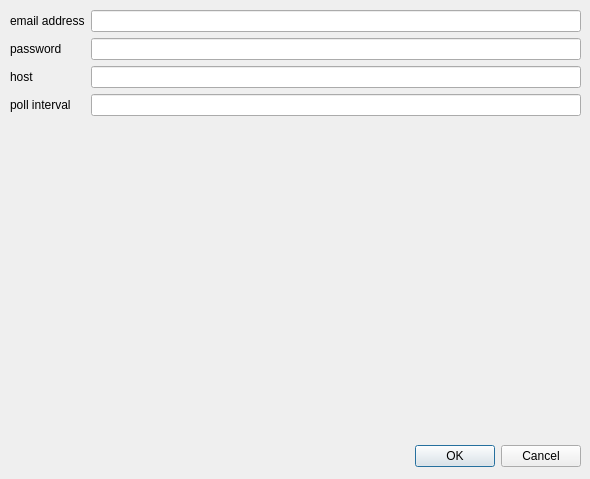
<?xml version="1.0" encoding="UTF-8"?>
<ui version="4.0">
 <class>SettingsDialog</class>
 <widget class="QDialog" name="SettingsDialog">
  <property name="geometry">
   <rect>
    <x>0</x>
    <y>0</y>
    <width>590</width>
    <height>479</height>
   </rect>
  </property>
  <property name="windowTitle">
   <string>Dialog</string>
  </property>
  <widget class="QDialogButtonBox" name="buttonBox">
   <property name="geometry">
    <rect>
     <x>240</x>
     <y>440</y>
     <width>341</width>
     <height>32</height>
    </rect>
   </property>
   <property name="orientation">
    <enum>Qt::Horizontal</enum>
   </property>
   <property name="standardButtons">
    <set>QDialogButtonBox::Cancel|QDialogButtonBox::Ok</set>
   </property>
  </widget>
  <widget class="QWidget" name="formLayoutWidget">
   <property name="geometry">
    <rect>
     <x>10</x>
     <y>10</y>
     <width>571</width>
     <height>411</height>
    </rect>
   </property>
   <layout class="QFormLayout" name="formLayout">
    <item row="0" column="0">
     <widget class="QLabel" name="emailAddressLabel">
      <property name="text">
       <string>email address</string>
      </property>
     </widget>
    </item>
    <item row="0" column="1">
     <widget class="QLineEdit" name="emailAddressInput"/>
    </item>
    <item row="1" column="0">
     <widget class="QLabel" name="passwordLabel">
      <property name="text">
       <string>password</string>
      </property>
     </widget>
    </item>
    <item row="1" column="1">
     <widget class="QLineEdit" name="passwordInput">
      <property name="maxLength">
       <number>512</number>
      </property>
      <property name="echoMode">
       <enum>QLineEdit::Password</enum>
      </property>
     </widget>
    </item>
    <item row="2" column="0">
     <widget class="QLabel" name="hostLabel">
      <property name="text">
       <string>host</string>
      </property>
     </widget>
    </item>
    <item row="2" column="1">
     <widget class="QLineEdit" name="hostInput"/>
    </item>
    <item row="3" column="0">
     <widget class="QLabel" name="pollIntervalLabel">
      <property name="text">
       <string>poll interval</string>
      </property>
     </widget>
    </item>
    <item row="3" column="1">
     <widget class="QLineEdit" name="pollIntervalInput">
      <property name="maxLength">
       <number>30</number>
      </property>
     </widget>
    </item>
   </layout>
  </widget>
 </widget>
 <resources/>
 <connections>
  <connection>
   <sender>buttonBox</sender>
   <signal>accepted()</signal>
   <receiver>SettingsDialog</receiver>
   <slot>accept()</slot>
   <hints>
    <hint type="sourcelabel">
     <x>248</x>
     <y>254</y>
    </hint>
    <hint type="destinationlabel">
     <x>157</x>
     <y>274</y>
    </hint>
   </hints>
  </connection>
  <connection>
   <sender>buttonBox</sender>
   <signal>rejected()</signal>
   <receiver>SettingsDialog</receiver>
   <slot>reject()</slot>
   <hints>
    <hint type="sourcelabel">
     <x>316</x>
     <y>260</y>
    </hint>
    <hint type="destinationlabel">
     <x>286</x>
     <y>274</y>
    </hint>
   </hints>
  </connection>
 </connections>
</ui>
